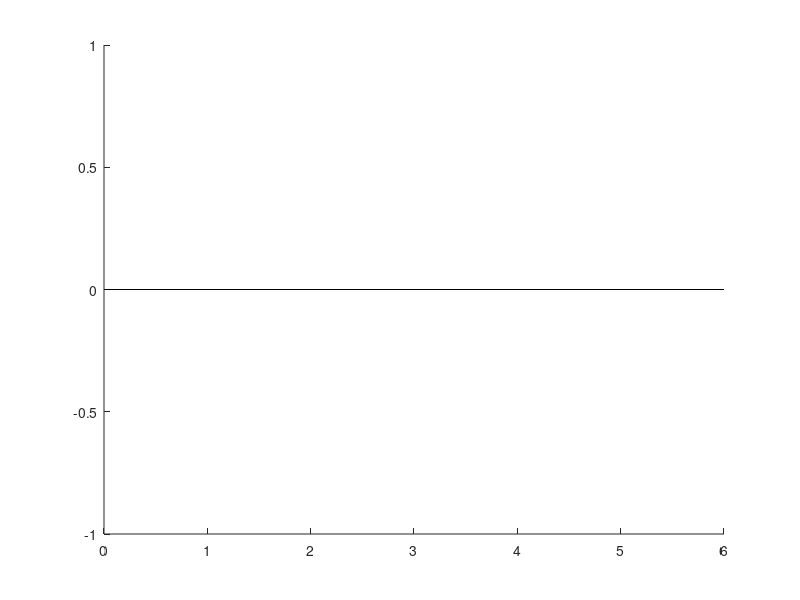

Write MATLAB code to recreate this figure. (Note: this script raises an error after producing the figure.)
% a) Cada imagen por clase convertir en matriz–vector y disponer las 
%    20 imágenes de cada clase en una matriz, con renglón por imagen, tal 
%    que la matriz resultante tenga 20 renglones.

% Definir la ruta de la carpeta que contiene las imágenes
carpeta = 'C:\Users\harun\OneDrive\Documentos\25-P\IA_introduccion\DB_tornillos\';
% carpeta = 'C:\Users\Aaron\Documents\IA\DB_tornillos'

clases = {'Tornillo', 'Alcayata', 'Armella', 'Cola de pato', 'Rondana'};
no_clases = length(clases);

matriz_temp = [];
matriz_imagenes = {}; 
for i=1 : no_clases
    % Obtener la lista de archivos en la carpeta
    direccion = strcat(carpeta, clases{i});
    archivos = dir(fullfile(direccion, '*.bmp'));
    
    % Iterar sobre cada archivo
    for j = 1: length(archivos)
        % Cargar la imagen actual
        imagen = imread(fullfile(direccion, archivos(j).name));
            
        % Convertir la imagen en un vector fila
        vector_fila = reshape(imagen, 1, []);
        
        % Agregar vector fila a una matriz
        matriz_temp(j, :) = double(vector_fila);
        
    end
    matriz_imagenes{end+1} = matriz_temp;
end
% <<<<<<<<<<<<<<<<<< a) <<<<<<<<<<<<<<<<<<<

% b) Por clase, vista cada imagen como señal, calcular la media, 
% varianza y desviación estándar.
media = zeros(no_clases,1);
varianza = zeros(no_clases,1);
desv_estandar = zeros(no_clases,1);

for c=1: no_clases
    media(c) = mean(matriz_imagenes{c}, 'all');
    varianza(c) = mean(var(matriz_imagenes{c}, 0, 2));
    desv_estandar(c) = mean(std(matriz_imagenes{c}, 0, 2));
end

% <<<<<<<<<<<<<<<<<< a) <<<<<<<<<<<<<<<<<<<
% c) Graficar los datos del paso anterior en una sola figura, 
% indicando los valores por clase. Describa cómo son los datos 
% por cada clase.
figure;
hold on;
bar(media, 'FaceColor', 'b');
errorbar(1:no_clases, media, desv_estandar, 'k', 'linestyle', 'none');
xticks(1:no_clases);
xticklabels(clases);
xlabel('Clases');
ylabel('Valores');
title('Media y Desviación Estándar por Clase');
hold off;

figure;
subplot(1,3,1); bar(media);    title('Media');        xticklabels(clases);
subplot(1,3,2); bar(varianza); title('Varianza');     xticklabels(clases);
subplot(1,3,3); bar(desv_est); title('Desv. Est.');   xticklabels(clases);